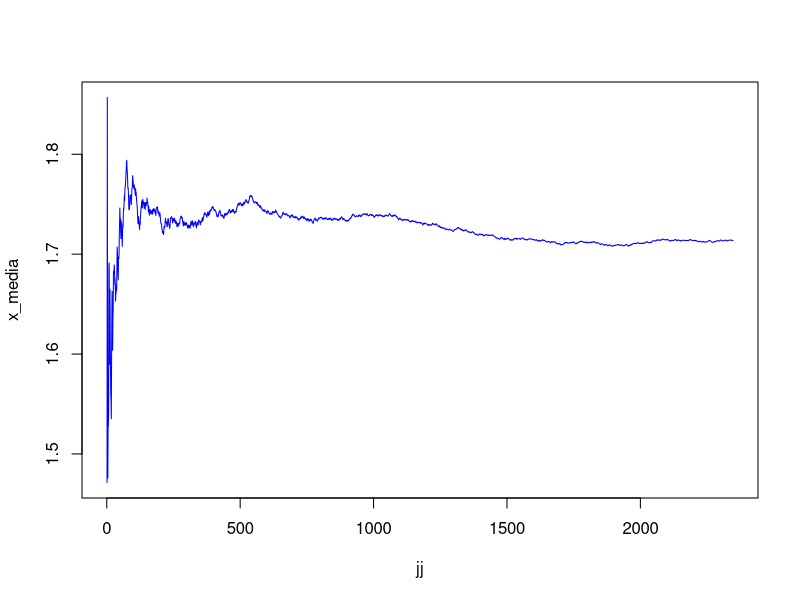
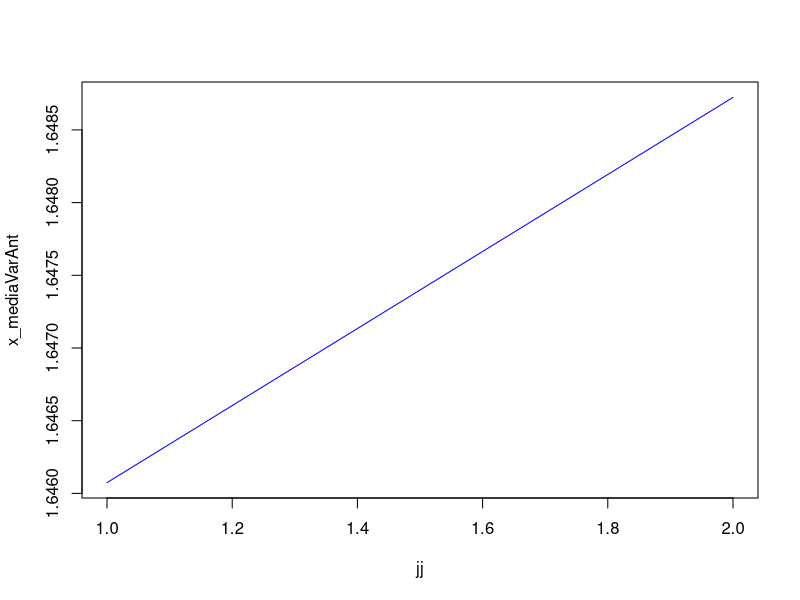
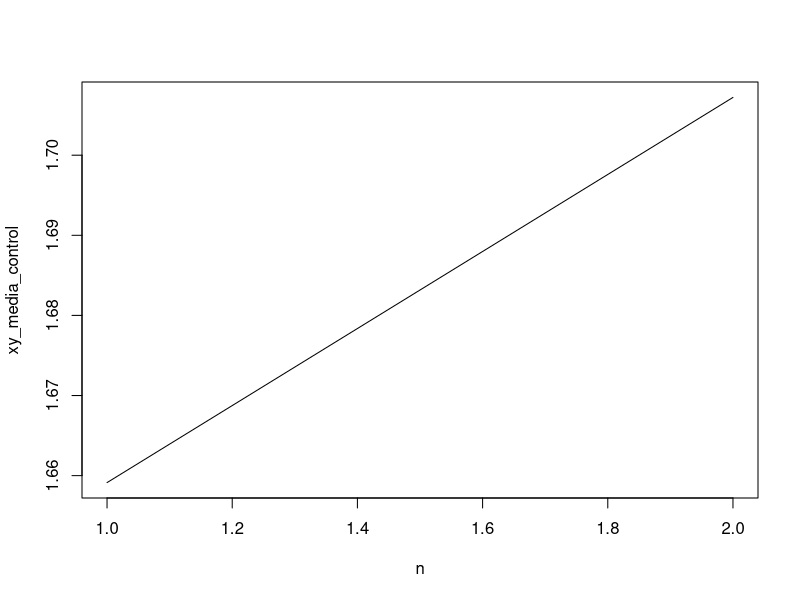

These figures' R source, in order:
rm(list = ls())
x_media=c();s2_var=c()
x_media=exp(runif(1,0,1)); x_media=c(x_media,x_media + (exp(runif(1,0,1)) - x_media)/(1+1))
s2_var=0; s2_var=c(s2_var, (1-1/1)*s2_var+(1+1)*(x_media[2] - x_media[1])^2)
j=2
while (sqrt(s2_var[j]/j) >= 0.01){
  x_media=c(x_media, x_media[j] + (exp(runif(1,0,1)) - x_media[j])/(j+1))
  s2_var=c(s2_var, (1-1/j)*s2_var[j]+(j+1)*(x_media[j] - x_media[j-1])^2)
  j = j + 1
}
jj=1:length(x_media)
plot(jj,x_media,type="l",col="blue")
j
x_media[length(x_media)]


##### Variable Antitetica #################
rm(list=ls())
x_media=c();x_mediaVarAnt=c();s2_var=c()
u_1=runif(1,0,1);x_media=exp(u_1)
x_mediaVarAnt=c(x_media,x_media + (exp(1-u_1) - x_media)/(1+1))
s2_var=0; s2_var=c(s2_var, (1-1/1)*s2_var+(1+1)*(x_mediaVarAnt[2] - x_mediaVarAnt[1])^2)
j=2
while (sqrt(s2_var[j]/j) >= 0.01){
  u=runif(1,0,1)
  x_mediaVarAnt[j+1]=x_mediaVarAnt[j] + (exp(u) - x_mediaVarAnt[j])/(j+1)
  x_mediaVarAnt=c(x_mediaVarAnt,x_mediaVarAnt[j+1],x_mediaVarAnt[j+1] + (exp(1-u) - x_mediaVarAnt[j+1])/(j+1+1))
  s2_var[j+1]=(1-1/j)*s2_var[j]+(j+1)*(x_mediaVarAnt[j] - x_mediaVarAnt[j-1])^2
  s2_var=c(s2_var,s2_var[j+1], (1-1/(j+1))*s2_var[j+1]+(j+1+1)*(x_mediaVarAnt[j+1] - x_mediaVarAnt[j+1-1])^2)
  j = j + 2
}
jj=1:length(x_mediaVarAnt)
plot(jj,x_mediaVarAnt,type="l",col="blue")
j
x_mediaVarAnt[length(x_mediaVarAnt)]


##### Variable Control #################
rm(list=ls())
k=3     ### Para este ejemplo en particular se genera por lo menos 3 simulaciones
y_simuladosAux=runif(k,0,1); mu_y=0.5 # Y=Unif(0,1), con E[Y]=0.5
x_simuladosAux=exp(y_simuladosAux)
x_mediaAux=cumsum(x_simuladosAux)/1:k;y_mediaAux=cumsum(y_simuladosAux)/1:k
c_asterisco=-cov(x_simuladosAux,y_simuladosAux)/var(y_simuladosAux)
y_simulados=y_simuladosAux[k];x_simulados=x_simuladosAux[k];
x_media=x_mediaAux[k];y_media=y_mediaAux[k]
xy_media_control=x_media+c_asterisco*(y_media-mu_y)
Var_xy_control=(1/k)*var(x_simuladosAux)*(1-cor(x_simuladosAux,y_simuladosAux)^2)
k=k-2
while(sqrt(Var_xy_control[k]/(k+2))>=0.001){
  y_simulados=c(y_simulados,runif(1,0,1));x_simulados=c(x_simulados,exp(y_simulados[k+1])) 
  x_media=c(x_media,mean(x_simulados)); y_media=c(y_media,mean(y_simulados))
  c_asterisco=-cov(x_simulados,y_simulados)/var(y_simulados)
  xy_media_control=c(xy_media_control,x_media[k]+c_asterisco*(y_media[k]-mu_y))
  Var_xy_control=c(Var_xy_control,(1/(k+1))*var(x_simulados)*(1-cor(x_simulados,y_simulados)^2))
  k=k+1
}
n=1:length(xy_media_control)
plot(n,xy_media_control,type = "l")
print(k+2)
print(xy_media_control[k])

